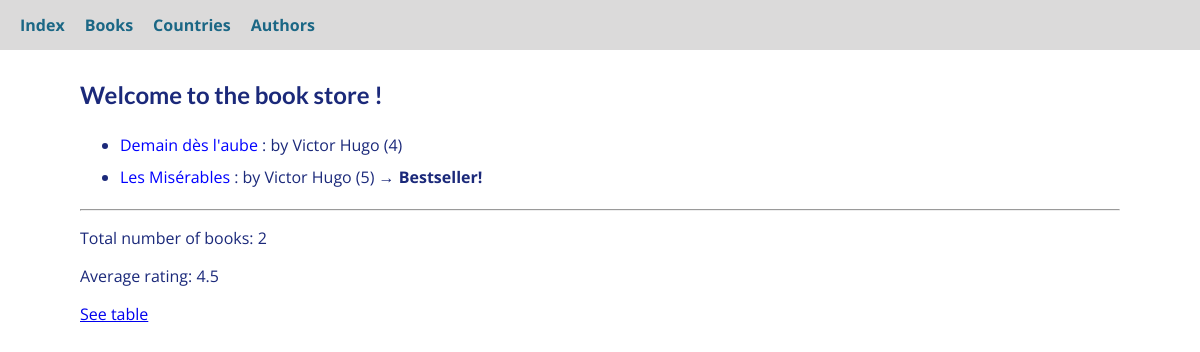
The page / on the database its author committed.
### book_store/models.py (models this page shows, shortened)
class Book(models.Model):  # extends the Model class
    title = models.CharField(max_length=50, unique=True)
    rating = models.IntegerField(validators=[MinValueValidator(1), MaxValueValidator(5)], default=0)
    author = models.ForeignKey(Author, on_delete=models.CASCADE, blank=True, null=False, related_name="books")
    is_bestselling = models.BooleanField(default=False)
    published_countries = models.ManyToManyField(Country, related_name="books", blank=True, null=False)
    slug = models.SlugField(default="", blank=True, null=False, db_index=True)
    def get_absolute_url(self):
        return reverse("book_form", args=[self.slug])

class Author(models.Model):
    class Meta:
        verbose_name_plural = "Authors"
        unique_together = ["first_name", "last_name"]
    first_name = models.CharField(max_length=50, null=True, blank=True, db_index=True)
    last_name = models.CharField(max_length=50, null=True, blank=True, db_index=True)
    country = models.ForeignKey(Country, on_delete=models.PROTECT, null=True, blank=True, db_index=True, related_name="authors")
    slug = models.SlugField(default="", blank=True, null=False, db_index=True)
    def __str__(self):
        return f"{self.first_name} {self.last_name}"

### book_store/views.py (the view)
# urls.py: path("", views.index, name="index"),
def index(request):
    books = Book.objects.all().order_by("title")
    return render(
        request,
        "book_store/index.html",
        {
            "books": books,
            "number_of_books": books.count(),
            "stats": books.aggregate(
                avg=Avg("rating"), min=Min("rating"), max=Max("rating")
            ),
        },
    )

### book_store/templates/book_store/index.html (shortened to what this page needs)
{% extends "book_store/base.html" %}
{% block content %}
    <h1>Welcome to the book store !</h1>
    <ul>
        {% for book in books %}
            <li>
                <a href="{{ book.get_absolute_url }}">{{ book.title }}</a>
                : by {{ book.author }} ({{ book.rating }})
                {% if book.is_bestselling %}<strong>→ Bestseller!</strong>{% endif %}
            {% endfor %}
    </ul>
    <hr>
    <p>Total number of books: {{ number_of_books }}</p>
    <p>Average rating: {{ stats.avg }}</p>
    <a href="{% url 'books' %}">See table</a>
    {% endblock content %}

### static/app.css (style rules this page uses)
* { box-sizing: border-box; }
html { font-family: 'Open Sans', 'Lato', sans-serif; }
body { margin: 80px; color: rgb(27, 41, 122); }
h1, h2, h3 { font-family: 'Lato', sans-serif; font-weight: bold; }
li>a { text-decoration: none; color: rgb(0, 0, 255); line-height: 2; }

### rows shown on the page
Book: title "Demain dès l'aube", author "Victor Hugo", rating "4"
Book: title "Les Misérables", author "Victor Hugo", rating "5", is_bestselling "→ Bestseller!"

### other values the page prints
{{ number_of_books }} "2"
{{ stats.avg }} "4.5"
